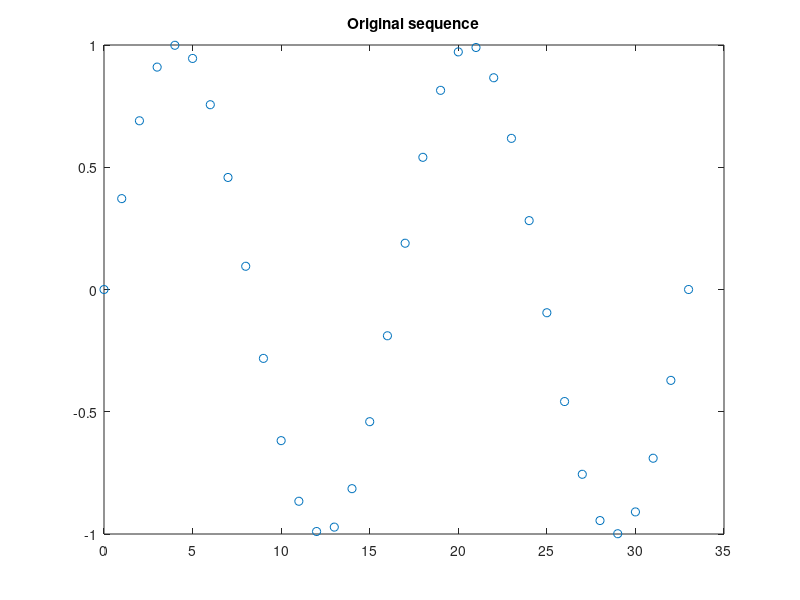
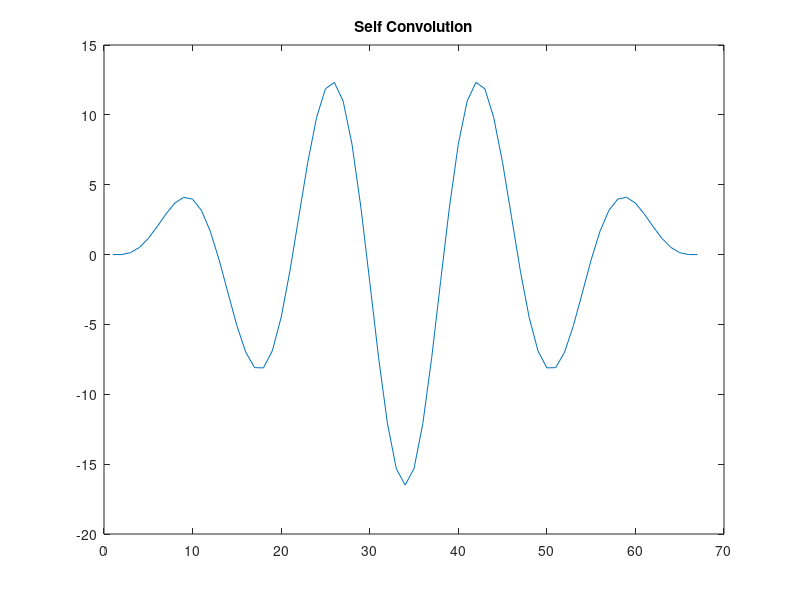
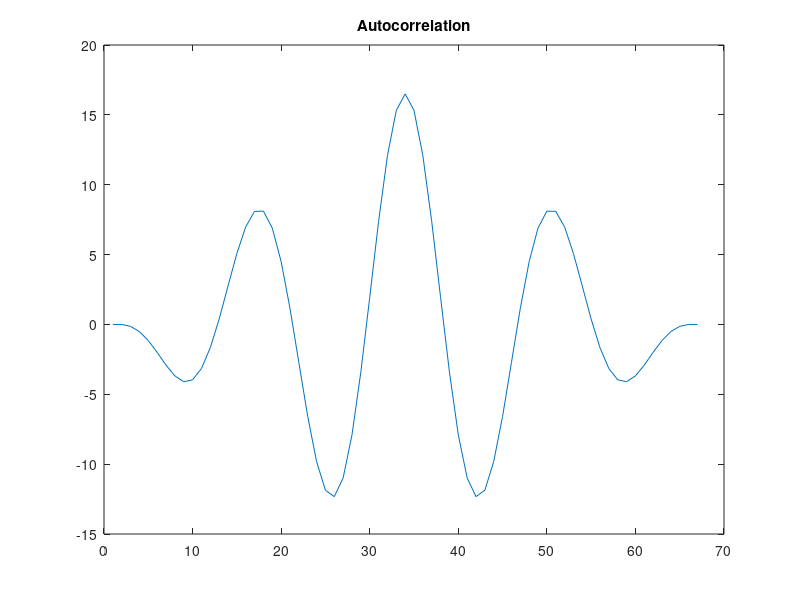

MATLAB code for these plots, in order:
% Investigate the form of the self convolution of a sequence
% of the form a[n]*sin(2*pi/(L-1)*n) for 0 <= n <= L-1
% and 0 for all other n

% I suspect there will be some kind of odd symmetry
close all
clear

% Define sequence length
L = 34;

% Define number of cycles
m = 2;

% Define the corresponding m-cycle sinusoid
n = 0:L-1;
h = sin(2*pi*m/(L-1)*n);
plot(n,h,'o')
title('Original sequence')

% Convolve this sequence with itself, to get the ultrasound system impulse
% response
figure
plot(conv(h,h))
title('Self Convolution')
figure
plot(xcorr(h,h))
title('Autocorrelation')